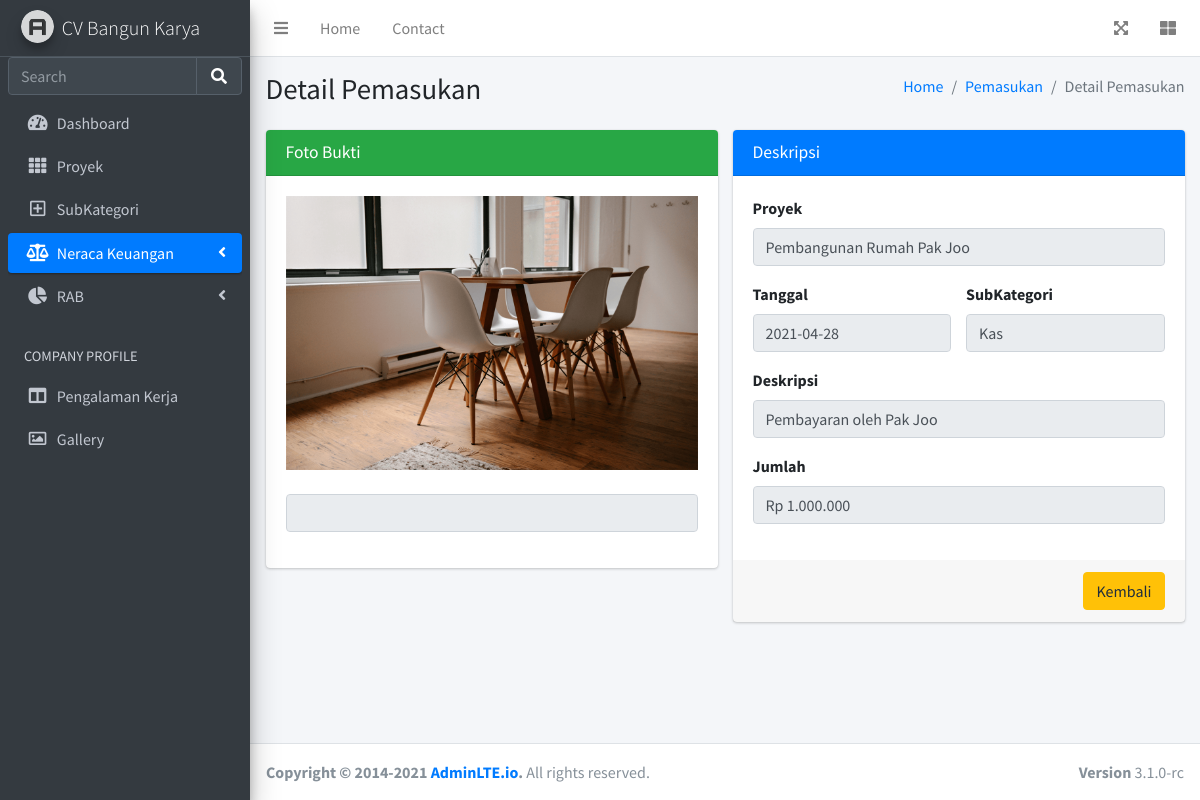
/pemasukan/1, run on an earlier commit of the app's database.
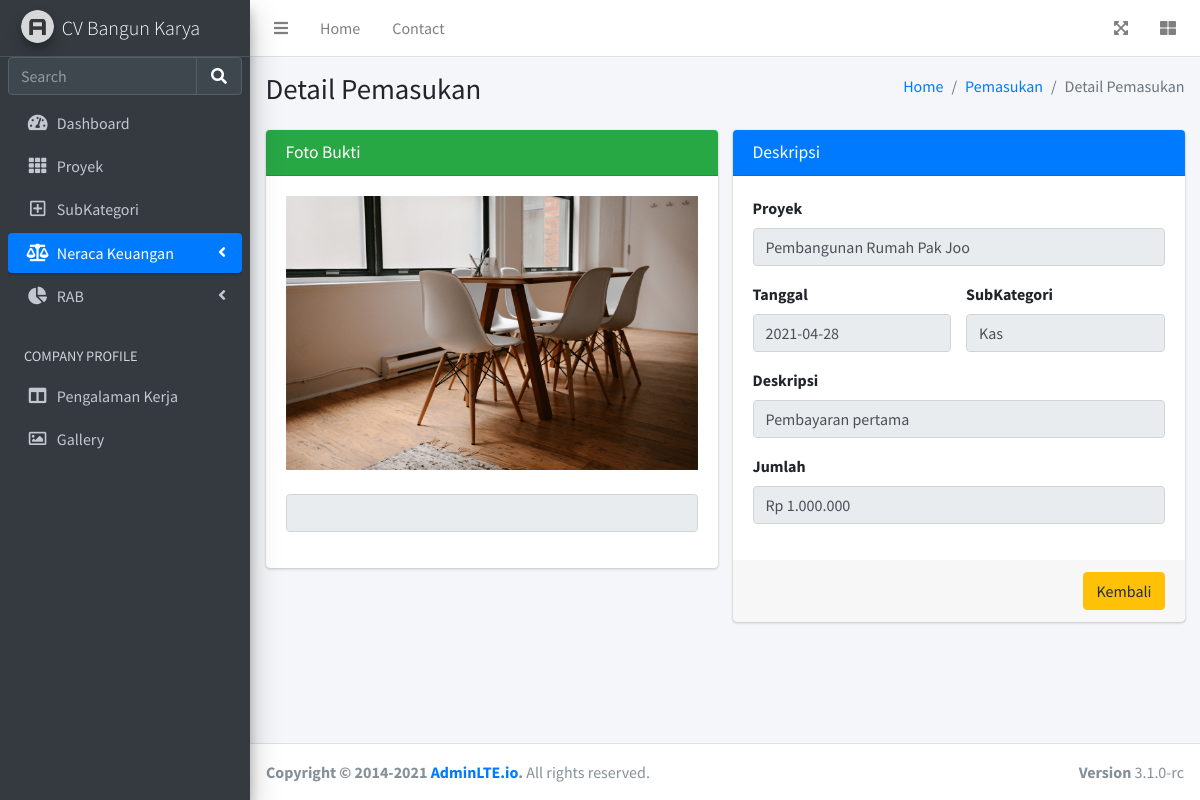
And on a later commit of the database.
### app.py (models this page shows)
class Pemasukan(db.Model):
    id = db.Column(db.Integer, primary_key=True)
    nama_proyek = db.Column(db.String(100), nullable=False)
    tanggal = db.Column(db.String(20), nullable=False)
    subkategori = db.Column(db.String(100), nullable=False)
    deskripsi = db.Column(db.String(100), nullable=False)
    jumlah = db.Column(db.String(50), nullable=False)
    bukti = db.Column(db.String(200), nullable=True)
    date_created = db.Column(db.DateTime, default=datetime.utcnow)

### app.py (the view)
@app.route('/pemasukan/<int:id>')
def pemasukan_detail(id):
    pemasukan = Pemasukan.query.get_or_404(id)
    jumlah = format_number(pemasukan.jumlah, locale='id_ID')
    return render_template('/pemasukan/pemasukan_detail.html', pemasukan = pemasukan, jumlah=jumlah)

### templates/pemasukan/pemasukan_detail.html (shortened to what this page needs)
{% extends 'base.html' %}
{% block status_neraca %} active {% endblock %}
{% block body %}
<div class="content-wrapper">
    <section class="content-header">
      <div class="container-fluid">
        <div class="row mb-2">
          <div class="col-sm-6">
            <h1>Detail Pemasukan</h1>
          </div>
          <div class="col-sm-6">
            <ol class="breadcrumb float-sm-right">
              <li class="breadcrumb-item"><a href="/">Home</a></li>
              <li class="breadcrumb-item"><a href="/pemasukan">Pemasukan</a></li>
              <li class="breadcrumb-item active">Detail Pemasukan</li>
            </ol>
          </div>
        </div>
      </div>
    </section>
    <section class="content">
      <div class="container-fluid">
        <div class="row">
          <div class="col-md-6">
            <div class="card card-success">
              <div class="card-header">
                <h3 class="card-title">Foto Bukti</h3>
              </div>
              <div class="card-body">
                <img class="img-fluid pad" src="{{url_for('static', filename='dist/img/photo2.png')}}" alt="Foto Bukti">
                <div class="form-group">
                  <br>
                  <input class="form-control" name="tanggal" value="{{pemasukan.bukti}}" disabled>
                </div>
              </div>
            </div>
          </div>
          <div class="col-md-6">
            <div class="card card-primary">
              <div class="card-header">
                <h3 class="card-title">Deskripsi</h3>
              </div>
                <div class="card-body">
                    <div class="form-group">
                        <label>Proyek</label>
                        <input class="form-control" name="tanggal" value="{{pemasukan.nama_proyek}}" disabled>
                    </div>
                    <div class="row">
                        <div class="col">
                            <div class="form-group">
                                <label>Tanggal</label>
                                <input class="form-control" name="tanggal" value="{{pemasukan.tanggal}}" disabled>
                            </div>
                        </div>
                        <div class="col">
                            <div class="form-group">
                                <label>SubKategori</label>
                                <input class="form-control" name="tanggal" value="{{pemasukan.subkategori}}" disabled>
                            </div>
                        </div>
                    </div>
                    <div class="form-group">
                        <label for="exampleInputEmail1">Deskripsi</label>
                        <input class="form-control" name="tanggal" value="{{pemasukan.deskripsi}}" disabled>
                    </div>
                    <div class="form-group">
                        <label for="exampleInputEmail1">Jumlah</label>
                        <input class="form-control" name="tanggal" value="Rp {{ jumlah }}" disabled>
                    </div>
                </div>
                <div class="card-footer">
                  <a href="/pemasukan" class="btn btn-warning float-right">Kembali</a>
                </div>
            </div>
          </div>
        </div>
      </div>
    </section>
  </div>
{% endblock %}

### templates/base.html (shortened to what this page needs)
<!DOCTYPE html>
<html lang="en">
<head>
    <link rel="stylesheet" href="{{url_for('static', filename='plugins/fontawesome-free/css/all.min.css')}}">
    <link rel="stylesheet" href="https://code.ionicframework.com/ionicons/2.0.1/css/ionicons.min.css">
    <link rel="stylesheet" href="{{url_for('static', filename='dist/css/adminlte.min.css')}}">
    <link rel="stylesheet" href="{{url_for('static', filename='plugins/select2/css/select2.min.css')}}">
    <link rel="stylesheet" href="{{url_for('static', filename='plugins/select2-bootstrap4-theme/select2-bootstrap4.min.css')}}">
</head>
<body class="hold-transition sidebar-mini">
    <div class="wrapper">
      <nav class="main-header navbar navbar-expand navbar-white navbar-light">
        <ul class="navbar-nav">
          <li class="nav-item">
            <a class="nav-link" data-widget="pushmenu" href="#" role="button"><i class="fas fa-bars"></i></a>
          </li>
          <li class="nav-item d-none d-sm-inline-block">
            <a href="/" class="nav-link">Home</a>
          </li>
          <li class="nav-item d-none d-sm-inline-block">
            <a href="#" class="nav-link">Contact</a>
          </li>
        </ul>
        <ul class="navbar-nav ml-auto">
          <li class="nav-item">
            <a class="nav-link" data-widget="fullscreen" href="#" role="button">
              <i class="fas fa-expand-arrows-alt"></i>
            </a>
          </li>
          <li class="nav-item">
            <a class="nav-link" data-widget="control-sidebar" data-slide="true" href="#" role="button">
              <i class="fas fa-th-large"></i>
            </a>
          </li>
        </ul>
      </nav>
      <aside class="main-sidebar sidebar-dark-primary elevation-4">
        <a href="/" class="brand-link">
          <img src="{{url_for('static', filename='dist/img/AdminLTELogo.png')}}" alt="Logo" class="brand-image img-circle elevation-3" style="opacity: .8">
          <span class="brand-text font-weight-light">CV Bangun Karya</span>
        </a>
        <div class="sidebar">
          <div class="form-inline">
            <div class="input-group" data-widget="sidebar-search">
              <input class="form-control form-control-sidebar" type="search" placeholder="Search" aria-label="Search">
              <div class="input-group-append">
                <button class="btn btn-sidebar">
                  <i class="fas fa-search fa-fw"></i>
                </button>
              </div>
            </div>
          </div>
          <nav class="mt-2">
            <ul class="nav nav-pills nav-sidebar flex-column" data-widget="treeview" role="menu" data-accordion="false">
              <li class="nav-item">
                <a href="/" class="nav-link {% block status_dash %}{% endblock %}">
                  <i class="nav-icon fas fa-tachometer-alt"></i>
                  <p>
                    Dashboard
                  </p>
                </a>
              </li>
              <li class="nav-item">
                <a href="/proyek" class="nav-link {% block status_proyek %}{% endblock %}">
                  <i class="nav-icon fas fa-th"></i>
                  <p>
                    Proyek
                  </p>
                </a>
              </li>
              <li class="nav-item">
                <a href="/subkategori" class="nav-link{% block status_sub %}{% endblock %}">
                <i class="nav-icon far fa-plus-square"></i>
                  <p>
                    SubKategori
                  </p>
                </a>
              </li>
              <li class="nav-item">
                <a href="#" class="nav-link {% block status_neraca%}{% endblock %}">
                  <i class="nav-icon fas fa-balance-scale"></i>
                  <p>
                    Neraca Keuangan
                    <i class="fas fa-angle-left right"></i>
                  </p>
                </a>
              </li>
              <li class="nav-item">
                <a href="#" class="nav-link">
                  <i class="nav-icon fas fa-chart-pie"></i>
                  <p>
                    RAB
                    <i class="right fas fa-angle-left"></i>
                  </p>
                </a>
              </li>
              <li class="nav-header">COMPANY PROFILE</li>
              <li class="nav-item">
                <a href="pages/calendar.html" class="nav-link">
                  <i class="nav-icon fas fa-columns"></i>
                  <p>
                    Pengalaman Kerja
                  </p>
                </a>
              </li>
              <li class="nav-item">
                <a href="pages/gallery.html" class="nav-link">
                  <i class="nav-icon far fa-image"></i>
                  <p>
                    Gallery
                  </p>
                </a>
              </li>
            </ul>
          </nav>
        </div>
      </aside>
      {% block body %} {% endblock %}
      <footer class="main-footer">
        <strong>Copyright &copy; 2014-2021 <a href="https://adminlte.io">AdminLTE.io</a>.</strong>
        All rights reserved.
        <div class="float-right d-none d-sm-inline-block">
          <b>Version</b> 3.1.0-rc
        </div>
      </footer>
    </div>
</body>
</html>

What changed in the data, as far as the page shows it:
changed Pemasukan "Pembangunan Rumah Pak Joo": tanggal "Pembayaran oleh Pak Joo" → "Pembayaran pertama"
